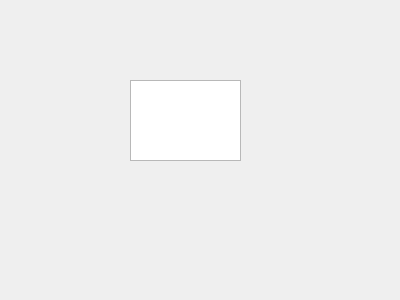
<?xml version="1.0" encoding="UTF-8"?>
<ui version="4.0">
 <class>Widget</class>
 <widget class="QWidget" name="Widget">
  <property name="geometry">
   <rect>
    <x>0</x>
    <y>0</y>
    <width>400</width>
    <height>300</height>
   </rect>
  </property>
  <property name="mouseTracking">
   <bool>true</bool>
  </property>
  <property name="windowTitle">
   <string>Widget</string>
  </property>
  <widget class="QTextEdit" name="textEdit">
   <property name="geometry">
    <rect>
     <x>130</x>
     <y>80</y>
     <width>111</width>
     <height>81</height>
    </rect>
   </property>
   <property name="mouseTracking">
    <bool>true</bool>
   </property>
  </widget>
 </widget>
 <layoutdefault spacing="6" margin="11"/>
 <resources/>
 <connections/>
</ui>
